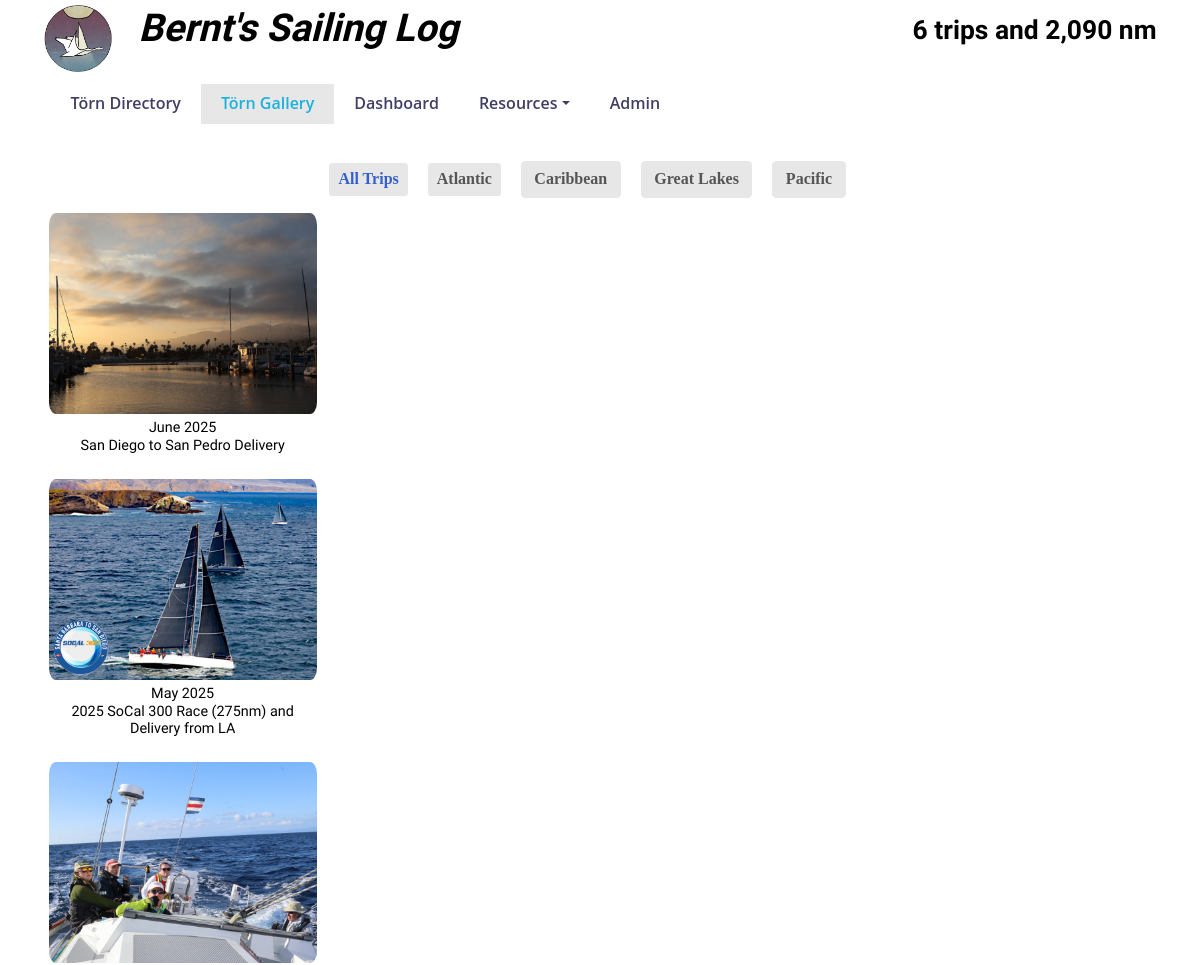
/gallery (upper part), run on an earlier commit of the app's database.
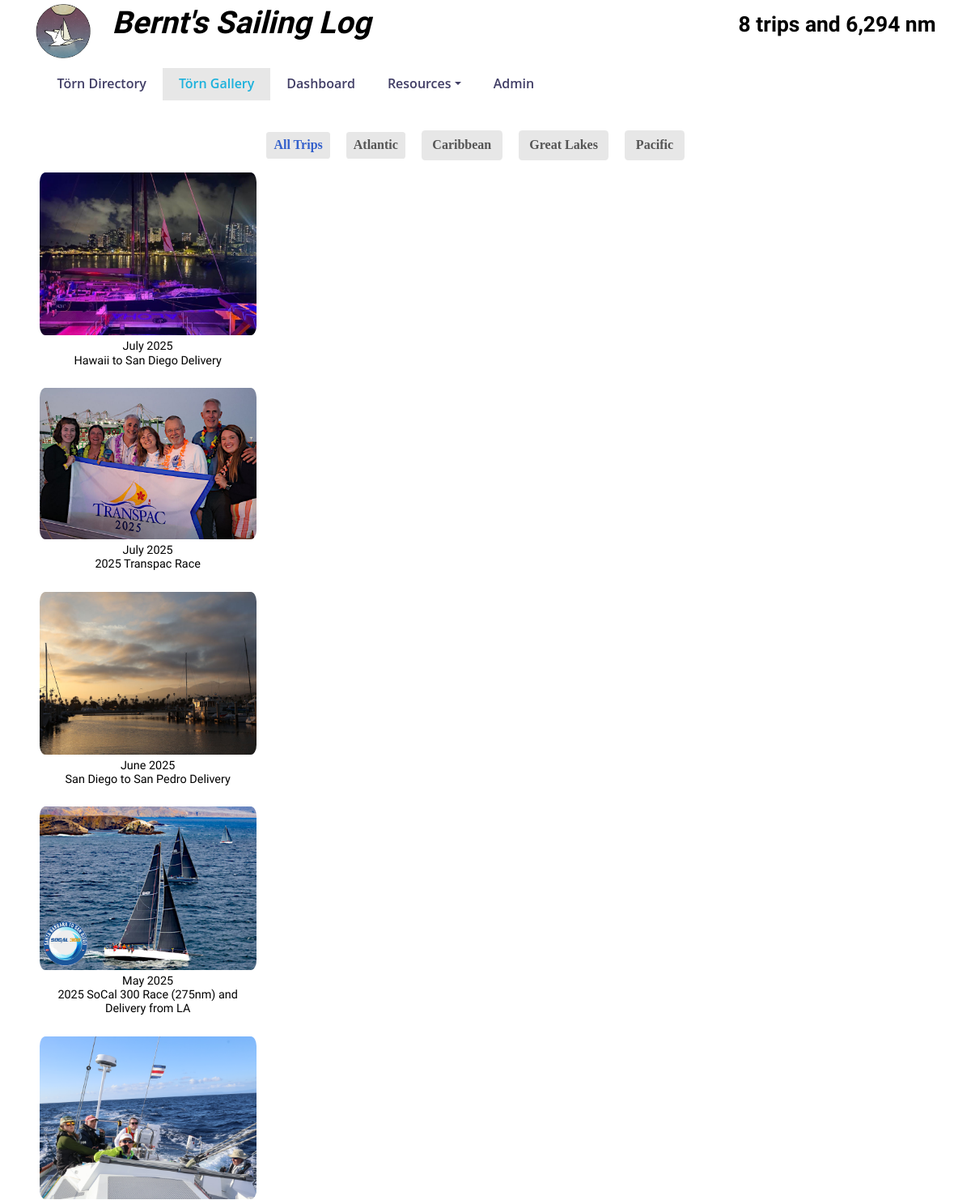
And on a later commit of the database.
### toerns/models.py (models this page shows, shortened)
class toerndirectory(models.Model):
    geoChoices = (
        ('Atlantic', u'Atlantic'),
        ('Baltic', u'Baltic'),
        ('Caribbean', u'Caribbean'),
        ('Coratia', u'Croatia'),
        ('Great Lakes', u'Great Lakes'),
        ('Pacific', u'Pacific')
    )
    id = models.AutoField(primary_key=True)
    startDate = models.DateField(help_text="date in YYYY-MM-DD format")
    endDate = models.DateField(help_text="date in YYYY-MM-DD format")
    destination = models.CharField(blank=True, null=True, max_length=150)
    georegion = models.CharField(blank=True, null=True, max_length=40, choices=geoChoices,
                                 help_text="Atlantic, Baltic, Caribbean, Croatia, Great Lakes, Pacific")
    maptable = models.CharField(blank=True, null=True, max_length=100,
                                help_text="name of the Google Maps waypoints table")
    boat = models.CharField(blank=True, null=True, max_length=810)
    miles = models.DecimalField(null=True, max_digits=8, decimal_places=2)
    daysAtSea = models.IntegerField()
    skipper = models.ManyToManyField(CrewMembers, blank=True, related_name='skipperToern')
    crew = models.ManyToManyField(CrewMembers, blank=True, related_name='crewToern')
    image = models.CharField(blank=True, null=True, max_length=100)
    picturelink = models.CharField(blank=True, null=True, max_length=200)
    class Meta:
        managed = True
        db_table = "ToernDirectory"
        verbose_name_plural = 'Toern Directory'

### toerns/views.py (the view)
# urls.py: path("gallery", views.gallery, name="Gallery"),
def gallery(request):
    return render(request, "toerns/gallery.html",
                  context=fetchContent(request, route="all"))

### toerns/templatetags/custom_filter.py (called while the page is built)
@register.filter(name='replace')
def replace(value, arg):
    old, new = arg.split(',')
    return value.replace(old, new)

@register.filter(name='multi_replace')
def multi_replace(value, arg):
    replacements = arg.split(',')
    for old, new in zip(replacements[::2], replacements[1::2]):
        value = value.replace(old, new)
    return value

### templates/toerns/gallery.html (shortened to what this page needs)
{% extends "toerns/header.html" %}
{% load static %}
{% load humanize %}
{% load custom_filter %}
{% block content %}
    <div id="trip_gallery" class="container">
        <div id="portfolio" class="col-xs-12">
            <div id="tripItems" class="portfolio-items">
            {% for trip in trips %}
                {% with
                    destination=trip.georegion|add:"<br /><a href='plotRoute/"|add:trip.maptable|add:"'>"|add:trip.destination|add:"</a>"
                    yacht=trip.boat|multi_replace:"linefeed,<br>,openLink,<a,closeLink,</a>,pdf/,../static/pdf/,&#34;,'"
                %}
                <div class="portfolio-item {{ trip.georegion|replace:" ,_" }} col-xs-12 col-sm-4 col-md-3" data-value="{{ trip.miles }}">
                    <div class="trip-details-wrap">
                        <img class="img-responsive" id="tripImage" src="../static/{{ trip.image }}" alt="{{ trip.destination }}" onerror="imgErrorTripPicture(this)" />
                        <div class="text-center trip-name">
                            {{ trip.startDate|date:"F" }}&nbsp;{{ trip.startDate|date:"Y" }}<br />{{ trip.destination }}
                        </div>
                    </div>
                </div>
                {% endwith %}
            {% endfor %}
            </div>
        </div>
    </div>
{% endblock %}

What changed in the data, as far as the page shows it:
added toerndirectory: {{ trip.miles }} 1792.78 (drawn), image (picture), startDate "July", startDate "2025", destination "Hawaii to San Diego Delivery"
added toerndirectory: {{ trip.miles }} 2411.00 (drawn), image (picture), startDate "July", startDate "2025", destination "2025 Transpac Race"
Also different on the page:
text written by a page script: "6 trips and 2,090 nm" → "8 trips and 6,294 nm"
